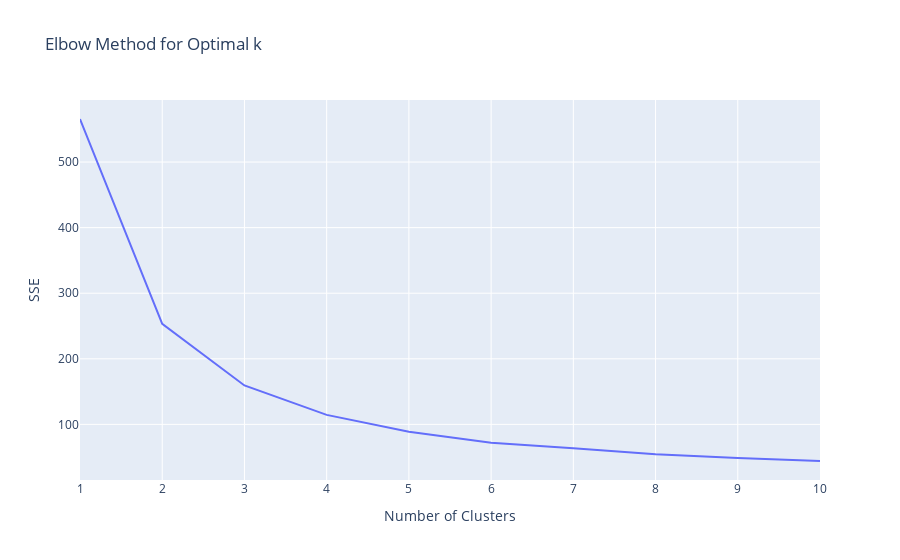

Notebook code for this chart:
### Markdown cell above
## Step 10: Optimize K for K-Means Clustering Using Elbow Method

### Code cell
# Elbow method to detrmine optimal k 
sse = []
for k in range(1, 11):
    Kmeans = KMeans(n_clusters=k, random_state=42)
    Kmeans.fit(normalized_metrics)
    sse.append(Kmeans.inertia_)

# Create an interactive plot for the elbow method 
fig = px.line(x=range(1, 11), y=sse, labels={'x': 'Number of Clusters', 'y': 'SSE'},
              title='Elbow Method for Optimal k')

# show the plot 
fig.show()

### Figure 1 — Plotly figure (JSON) as saved in the notebook; plotly's stock layout.template omitted (floating-point values rounded to 4 significant figures)
{"data": [{"hovertemplate": "Number of Clusters=%{x}<br>SSE=%{y}<extra></extra>", "legendgroup": "", "line": {"color": "#636efa", "dash": "solid"}, "marker": {"symbol": "circle"}, "mode": "lines", "name": "", "orientation": "v", "showlegend": false, "type": "scatter", "x": [1, 2, 3, 4, 5, 6, 7, 8, 9, 10], "xaxis": "x", "y": [565.7, 253.4, 159.3, 114.5, 88.6, 71.89, 63.45, 54.6, 48.58, 44.13], "yaxis": "y"}], "layout": {"legend": {"tracegroupgap": 0}, "title": {"text": "Elbow Method for Optimal k"}, "xaxis": {"anchor": "y", "domain": [0, 1], "title": {"text": "Number of Clusters"}}, "yaxis": {"anchor": "x", "domain": [0, 1], "title": {"text": "SSE"}}}}
